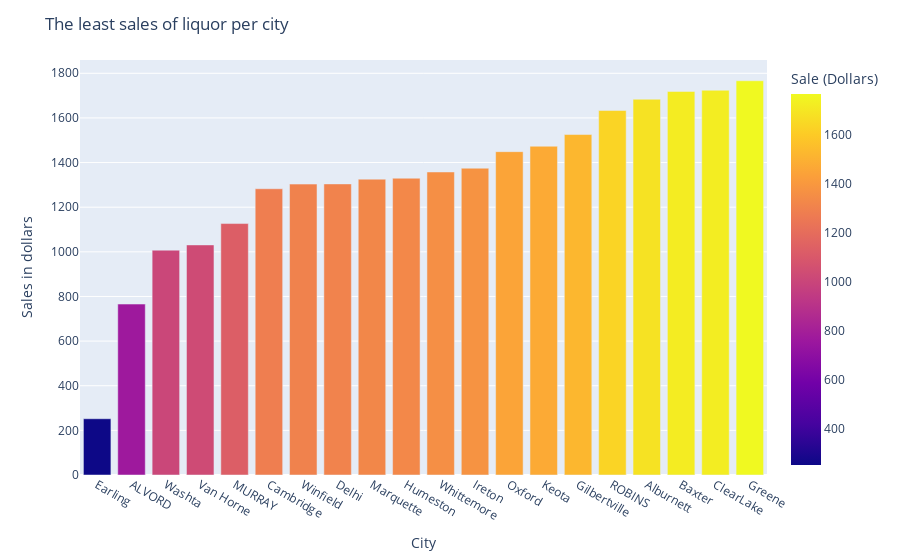

Here is the notebook cell this chart was saved with:
### Markdown cell above
### The least sales of liqour per city in dollars

### Code cell
df_city1 = df.groupby(['City','Pack','Date'])['Sale (Dollars)'].sum().groupby(['City','Pack']).max().sort_values().groupby(['City']).sum().sort_values(ascending=True)
top_city1 = pd.DataFrame(df_city1)
top_city1 = pd.DataFrame(df_city1.head(20))

fig_reg = px.bar(top_city1,x=top_city1.index, y='Sale (Dollars)',color='Sale (Dollars)')
fig_reg.update_layout(
    title="The least sales of liquor per city",
    xaxis_title=" City ",
    yaxis_title="Sales in dollars",
    )
fig_reg.show()

### Figure 1 — Plotly figure (JSON) as saved in the notebook; plotly's stock layout.template omitted (floating-point values rounded to 4 significant figures)
{"data": [{"alignmentgroup": "True", "hovertemplate": "City=%{x}<br>Sale (Dollars)=%{marker.color}<extra></extra>", "legendgroup": "", "marker": {"color": [252, 765.9, 1008.0, 1031.0, 1127.0, 1283.0, 1304.0, 1304.0, 1326.0, 1330.0, 1358.0, 1375.0, 1449.0, 1473.0, 1526.0, 1633.0, 1684.0, 1719.0, 1724.0, 1767.0], "coloraxis": "coloraxis", "pattern": {"shape": ""}}, "name": "", "offsetgroup": "", "orientation": "v", "showlegend": false, "textposition": "auto", "type": "bar", "x": ["Earling", "ALVORD", "Washta", "Van Horne", "MURRAY", "Cambridge", "Winfield", "Delhi", "Marquette", "Humeston", "Whittemore", "Ireton", "Oxford", "Keota", "Gilbertville", "ROBINS", "Alburnett", "Baxter", "ClearLake", "Greene"], "xaxis": "x", "y": [252, 765.9, 1008.0, 1031.0, 1127.0, 1283.0, 1304.0, 1304.0, 1326.0, 1330.0, 1358.0, 1375.0, 1449.0, 1473.0, 1526.0, 1633.0, 1684.0, 1719.0, 1724.0, 1767.0], "yaxis": "y"}], "layout": {"barmode": "relative", "coloraxis": {"colorbar": {"title": {"text": "Sale (Dollars)"}}, "colorscale": [[0, "#0d0887"], [0.1111, "#46039f"], [0.2222, "#7201a8"], [0.3333, "#9c179e"], [0.4444, "#bd3786"], [0.5556, "#d8576b"], [0.6667, "#ed7953"], [0.7778, "#fb9f3a"], [0.8889, "#fdca26"], [1, "#f0f921"]]}, "legend": {"tracegroupgap": 0}, "margin": {"t": 60}, "title": {"text": "The least sales of liquor per city"}, "xaxis": {"anchor": "y", "domain": [0, 1], "title": {"text": " City "}}, "yaxis": {"anchor": "x", "domain": [0, 1], "title": {"text": "Sales in dollars"}}}}
